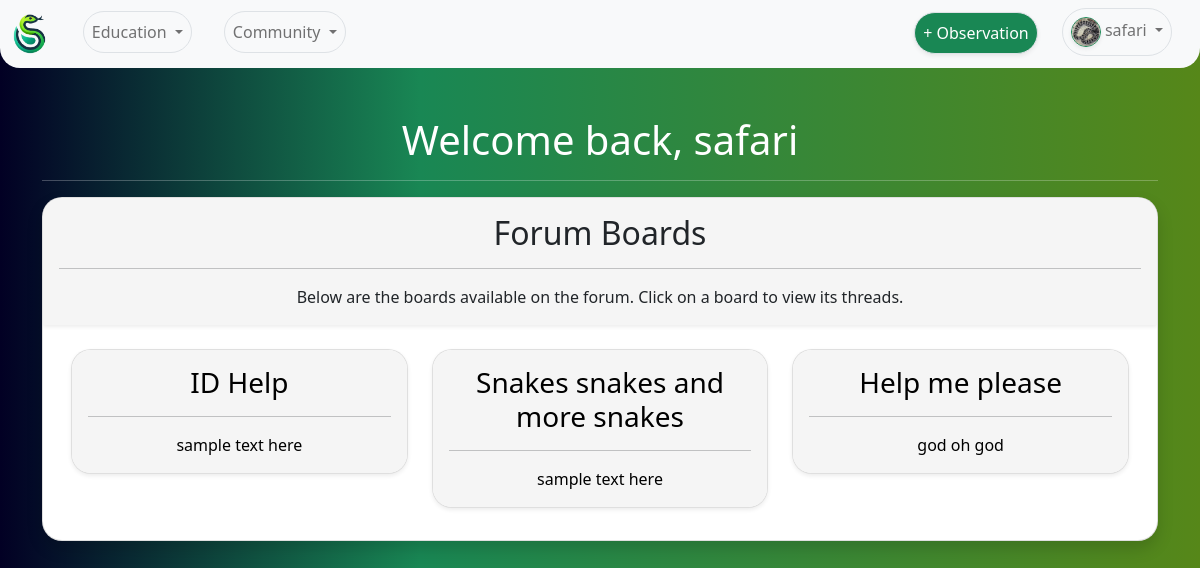
Screenshot of /forum/ (signed in) with the database file from the repository.
### UserAuth/models.py (models this page shows, shortened)
class UserProfile(models.Model):
    user = models.OneToOneField(User, on_delete=models.CASCADE) # Link the user profile to a user model instance
    profile_pic = models.ImageField(upload_to='profile_pics/', default='profile_pics/default.jpg' ,null=True, blank=True) # User profile picture
    bio = models.TextField(null=True, blank=True) # User bio
    observations = models.IntegerField(default=0) # User observation count

### Forum/models.py (models this page shows, shortened)
class Board(models.Model):
    name = models.CharField(max_length=100, unique=True)
    description = models.TextField(blank=True, default='')

### Forum/views.py (the view)
# urls.py: path('', home, name='home'),
def home(request):
    boards = Board.objects.all()
    return render(request, 'home.html', {'boards': boards})

### Forum/templates/home.html (shortened to what this page needs)
{% extends 'base.html' %}
{% block content %}
{% if user.is_authenticated %}
   <h1 style="text-align: center; color: white;">Welcome back, {{request.user.username}}</h1>
{% else %}
   <h1 style="text-align: center; color: white;">Welcome, guest user!</h1>
{% endif %}
<hr style="color: white;">
<div class="card shadow mb-5" style="border-radius: 20px; overflow: hidden;">
   <div class="card-body shadow-sm" style="background-color: whitesmoke;">
      <h2 class="card-title" style="text-align: center;">Forum Boards</h2>
      <hr>
      {% if request.user.is_authenticated %}
         <p class="card-text" style="text-align: center;">Below are the boards available on the forum. Click on a board to view its threads.</p>
      {% else %}
         <p class="card-text" style="text-align: center;">Below are the boards available on the forum. You must be <a href="{% url 'login' %}">logged in </a> to post threads or replies.</p>
      {% endif %}
   </div>
   <div class="boards mt-4 mb-3">
      <div class="row mx-3">
         {% for board in boards %}
            <div class="col-md-4">
               <a href="{% url 'board_threads' board.id %}" class="text-decoration-none">
                  <div class="card mb-3 shadow-sm board" style="border-radius: 20px; overflow: hidden;">
                     <div class="card-body" style="background-color: whitesmoke;">
                        <h3 class="card-title" style="text-align: center; color: black;">{{ board.name }}</h3>
                        <hr>
                        <p class="card-text" style="text-align: center; color: black;">{{ board.description }}</p>
                     </div>
                  </div>
               </a>
            </div>
         {% endfor %}
      </div>
   </div>
</div>
{% endblock %}

### UserAuth/templates/base.html (shortened to what this page needs)
<!DOCTYPE html>
<html lang="en">
    <head>
        <link href="https://cdn.jsdelivr.net/npm/bootstrap@5.0.2/dist/css/bootstrap.min.css" rel="stylesheet">
    </head>
    {% load static %}
    <body>
        <header>
            <nav class="navbar navbar-expand-lg navbar-light bg-light mb-5" style="border-bottom-left-radius: 20px; border-bottom-right-radius: 20px;">
                <div class="container-fluid">
                    <a class="navbar-brand" href="{% url 'home_view' %}">
                        <img src="{% static 'serpentSpotLogo.png' %}" alt="Logo" style="height: 40px; padding: 0px;">
                    </a>
                <div class="collapse navbar-collapse" id="navbarNavDropdown">
                    <ul class="navbar-nav">
                        <li class="nav-item dropdown">
                            <a class="nav-link dropdown-toggle mx-3 mb-1 rounded-pill text-center border expand" href="#" id="navbarDropdownMenuLink" role="button" data-bs-toggle="dropdown" aria-expanded="false">
                                Education
                            </a>
                        </li>
                        <li class="nav-item dropdown">
                            <a class="nav-link dropdown-toggle mx-3 mb-1 rounded-pill text-center border expand" href="#" id="navbarDropdownMenuLink" role="button" data-bs-toggle="dropdown" aria-expanded="false">
                                Community
                            </a>
                        </li>
                    </ul>
                    {% if user.is_authenticated %}
                    <ul class="navbar-nav ms-auto">
                        <li class="nav-item dropdown">
                            <li class="nav-item">
                                <a href="{% url 'journal_view' %}" class="nav-link mx-2 mt-1 mb-1 rounded-pill shadow-sm text-center border expand bg-success text-white">+ Observation</a>
                            </li>
                            <a class="nav-link dropdown-toggle mx-3 mb-1 rounded-pill text-center border expand" href="{% url 'profile' %}" id="navbarProfileDropdown" role="button" data-bs-toggle="dropdown" aria-expanded="false">
                                {% if user.userprofile.profile_pic %}
                                    <img src="{{MEDIA_URL}}{{ request.user.userprofile.profile_pic.url }}" class="rounded-circle border border-success shadow-sm" alt="Profile Picture" style="width: 30px; height: 30px; object-fit: cover;">
                                {% endif %}
                                {{ request.user.username }}
                            </a>
                        </li>
                    </ul>
                    {% endif %}
                </div>
            </nav>
        </header>
        <main role="main" class="container">
            {% block content %}{% endblock content %}
        </main>
        <link href="https://cdnjs.cloudflare.com/ajax/libs/bootstrap-icons/1.8.1/bootstrap-icons.css" rel="stylesheet">
    </body>
</html>

### UserAuth/templates/base.html (style rules this page uses)
a.text-decoration-none { color: inherit; text-decoration: none; }

### Forum/templates/home.html (style rules this page uses)
body { background: rgb(2,0,36); background: -webkit-linear-gradient(0deg, rgba(2,0,36,1) 0%, rgba(25,135,84,1) 35%, rgba(86,135,25,1) 100%); }
a.text-decoration-none { color: inherit; text-decoration: none; }

### rows the page displays
Board: name "ID Help", description "sample text here"
Board: name "Snakes snakes and more snakes", description "sample text here"
Board: name "Help me please", description "god oh god"

### other values shown
{{ request.user.username }} "safari"
